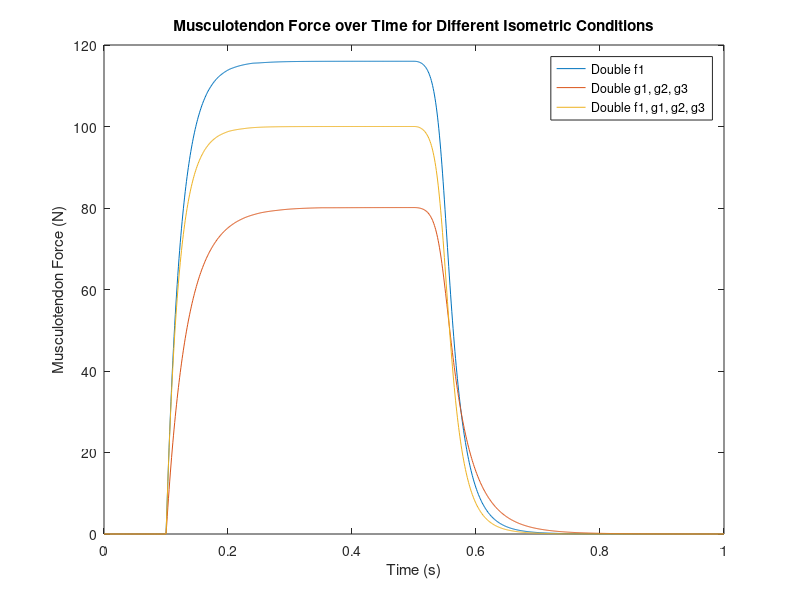

This figure's MATLAB source:
close all;
clear;

load('hw3_prb3c.mat');

figure(1);
plot(DMMuscle3c1(:, 1), DMMuscle3c1(:, 4));
hold on;
plot(DMMuscle3c2(:, 1), DMMuscle3c2(:, 4));
plot(DMMuscle3c3(:, 1), DMMuscle3c3(:, 4));
title('Musculotendon Force over Time for Different Isometric Conditions');
xlabel('Time (s)');
ylabel('Musculotendon Force (N)');
legend('Double f1', 'Double g1, g2, g3', 'Double f1, g1, g2, g3');
ylim([0 120]);
hold off;
